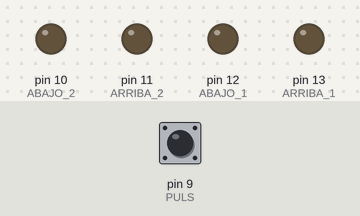
Bench run of a sketch on a simulated Arduino Uno, built with avr-gcc and run on an emulated ATmega328P. Parts: output pins drawn as LEDs (lit = HIGH). The test bench sets the inputs (shaded band); at power-on: pin 9 (PULS) LOW.

Above: at 1.2 s.
1.3 s: pin 9 (PULS) pulled HIGH for 0.15 s
At 1.8 s:
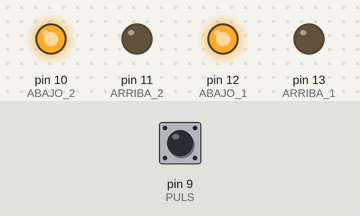
2.9 s: pin 9 (PULS) pulled HIGH for 1 s
At 4.4 s:
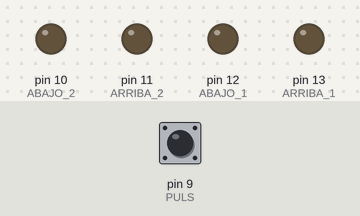
5.4 s: pin 9 (PULS) pulled HIGH for 0.15 s
At 6.3 s:
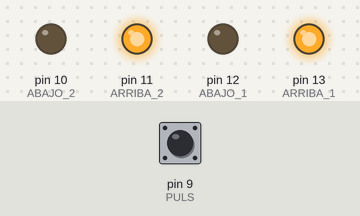
7.0 s: pin 9 (PULS) pulled HIGH for 3.2 s
At 11.4 s:
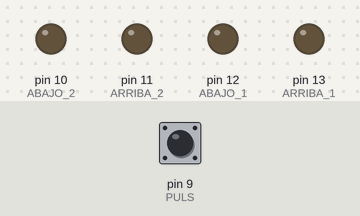
Timing chart, 0 to 12.7 s (numbered marks = the images above; inputs shaded):
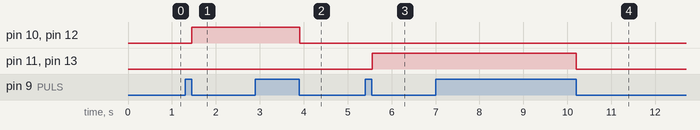

The sketch:

ponte_h.ino
```cpp
//simulación dunha ponte h
//Lucas Cernadas Martínez 25/04/25
#define PULS 9
#define ARRIBA_1 13
#define ABAJO_1 12
#define ARRIBA_2 11
#define ABAJO_2 10

bool acciona =0; // variable para cuando se pulsa el boton de funcionamiento
int estado =1 ;// variable de estado funcionamiento


void setup() {
  pinMode(PULS, INPUT);
  pinMode(ARRIBA_1, OUTPUT);
  pinMode(ABAJO_1, OUTPUT);
  pinMode(ARRIBA_2, OUTPUT);
  pinMode(ABAJO_2, OUTPUT);

 }

void loop() {

  acciona = digitalRead(PULS);

  delay(20);

  if(acciona){

    estado=(estado+1)%4; //unha vez que se acciona o pulsador de funcionamento cambiase o estado no que estaba


       while(digitalRead(PULS)){
      delay(10);

       }
  }

      if (estado==0){// pasa a subir
        digitalWrite(ARRIBA_1, HIGH);
        digitalWrite(ARRIBA_2, HIGH);
    digitalWrite(ABAJO_1, LOW);
         digitalWrite(ABAJO_2, LOW);

      }

      if (estado==1){// para
         digitalWrite(ARRIBA_1, LOW);
  digitalWrite(ARRIBA_2, LOW);
        digitalWrite(ABAJO_1, LOW);
         digitalWrite(ABAJO_2, LOW);
      }


  if (estado==2){// pasa a subida
     digitalWrite(ARRIBA_1, LOW);
  digitalWrite(ARRIBA_2, LOW);
        digitalWrite(ABAJO_1, HIGH);
         digitalWrite(ABAJO_2, HIGH);
    }
   if (estado==3){// para
         digitalWrite(ARRIBA_1, LOW);
  digitalWrite(ARRIBA_2, LOW);
        digitalWrite(ABAJO_1, LOW);
         digitalWrite(ABAJO_2, LOW);
  }
}
```

Measured:
- after the input at 1.3 s, pin 10 (ABAJO_2), pin 12 (ABAJO_1): LOW → HIGH after 0.15 s
- after the input at 2.9 s, pin 10 (ABAJO_2), pin 12 (ABAJO_1): HIGH → LOW after 1.0 s
- after the input at 5.4 s, pin 11 (ARRIBA_2), pin 13 (ARRIBA_1): LOW → HIGH after 0.16 s
- after the input at 7.0 s, pin 11 (ARRIBA_2), pin 13 (ARRIBA_1): HIGH → LOW after 3.2 s
